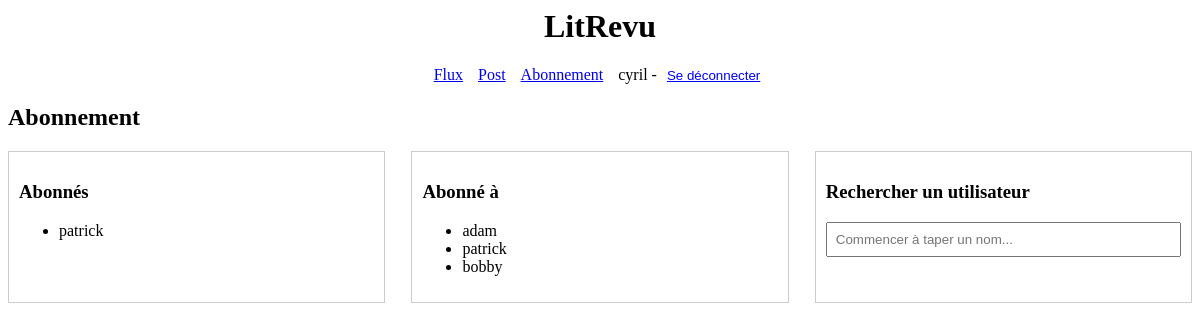
The page /abonnement/ (signed in) on the database its author committed.
### authentication/models.py (models this page shows)
class User(AbstractUser):
    CREATOR = 'CREATOR'
    SUBSCRIBER = 'SUBSCRIBER'
    ROLE_CHOICES = (
        (CREATOR, 'Créateur'),
        (SUBSCRIBER, 'Abonné'),
    )
    role = models.CharField(max_length=30, choices=ROLE_CHOICES, verbose_name='Role')
    profile_picture = models.ImageField(upload_to='profile_pictures/', blank=True, null=True, verbose_name='Photo de profil')
    presentation = models.TextField(blank=True, null=True, verbose_name='Présentation')

### app/views.py (the view)
# urls.py: path('abonnement/', views.abonnement, name='abonnement'),
def abonnement(request):
    followers = [relation.user for relation in request.user.followed_by.all()]
    following = [relation.followed_user for relation in request.user.following.all()]
    return render(request, 'app/abonnement.html', {'followers': followers, 'following': following})

### app/templates/app/abonnement.html (shortened to what this page needs)
{% extends 'base.html' %}
{% block content %}
<h2>Abonnement</h2>
<div style="display: flex; justify-content: space-between;">
    <div id="followers-section" style="width: 30%; border: 1px solid #ccc; padding: 10px;">
        <h3>Abonnés</h3>
        <ul>
            {% for follower in followers %}
                <li>{{ follower.username }}</li>
            {% endfor %}
        </ul>
    </div>
    <div id="following-section" style="width: 30%; border: 1px solid #ccc; padding: 10px;">
        <h3>Abonné à</h3>
        <ul>
            {% for following in following %}
                <li>{{ following.username }}</li>
            {% endfor %}
        </ul>
    </div>
    <div style="width: 30%; border: 1px solid #ccc; padding: 10px;">
        <h3>Rechercher un utilisateur</h3>
        <div class="search-container">
            <input type="text" id="user-search-input" placeholder="Commencer à taper un nom..." oninput="searchUsers(this.value)">
        </div>
    </div>
</div>
{% endblock %}

### templates/base.html (shortened to what this page needs)
<html>
    <head>
    </head>
    <body>
        <h1 style="text-align: center;">LitRevu</h1>
        {% if user.is_authenticated %}
            <nav>
                <ul style="display: flex; justify-content: center; list-style: none; padding: 0;">
                    <li style="margin-right: 15px;"><a href="{% url 'flux' %}">Flux</a></li>
                    <li style="margin-right: 15px;"><a href="{% url 'post' %}">Post</a></li>
                    <li style="margin-right: 15px;"><a href="{% url 'abonnement' %}">Abonnement</a></li>
                    <li>{{ request.user }} -
                        <form method="post" action="{% url 'logout' %}" style="display: inline;">
                            <button type="submit" style="background: none; border: none; color: blue; cursor: pointer; text-decoration: underline;">Se déconnecter</button>
                        </form>
                    </li>
                </ul>
            </nav>
        {% endif %}
        {% block content %}{% endblock content %}
    </body>
</html>

### app/templates/app/abonnement.html (style rules this page uses)
.search-container { position: relative; width: 100%; }
#user-search-input { width: 100%; padding: 8px; box-sizing: border-box; margin-bottom: 5px; }

### rows shown on the page
User: user "cyril"
User: username "patrick"
User: username "adam"
User: username "bobby"
